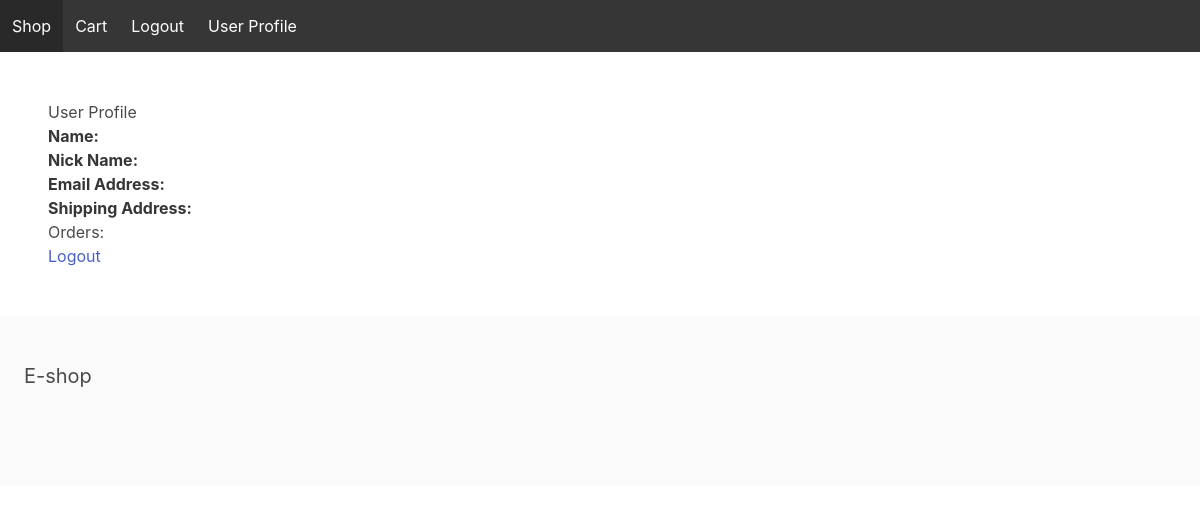
Before: /user_profile/ (signed in) with the older database file.
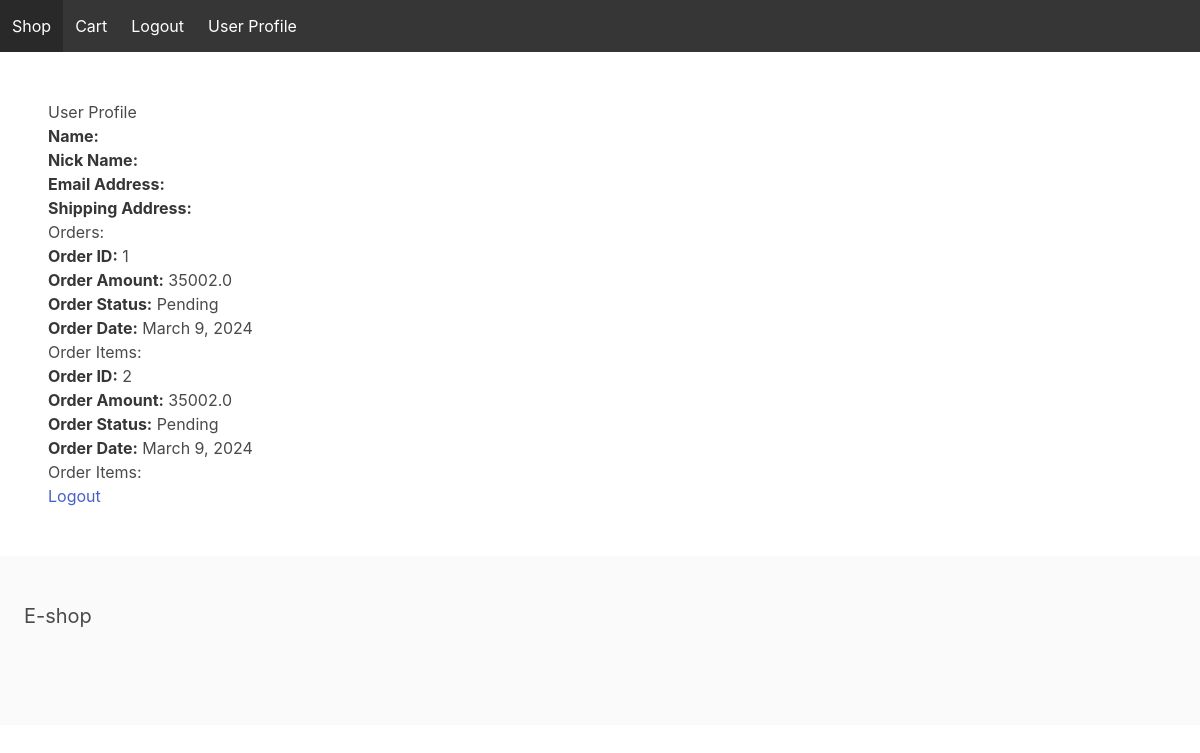
After: the same page with the newer database file.
### store/models.py (models this page shows)
class Order(models.Model):
    orderID = models.IntegerField(primary_key=True)
    userID = models.ForeignKey(CustomUser, on_delete=models.CASCADE)
    purchaseDate = models.DateField(auto_now_add=True)
    orderAmount = models.FloatField(default=0)
    orderStatus = models.CharField(max_length=255)

### store/views.py (the view)
# urls.py: path('user_profile/', user_profile, name='user_profile'),
def user_profile(request):
    user = request.user
    orders = Order.objects.filter(userID_id=user.userID)
    context = {
        'user': user,
        'orders': orders
    }
    return render(request, 'user_profile.html', context)

### templates/user_profile.html (shortened to what this page needs)
{% extends 'base.html' %}
{% block content %}
<h2>User Profile</h2>
<p><strong>Name:</strong> {{ user.name }}</p>
<p><strong>Nick Name:</strong> {{ user.nickName }}</p>
<p><strong>Email Address:</strong> {{ user.emailAddress }}</p>
<p><strong>Shipping Address:</strong> {{ user.shippingAddress }}</p>
<h2>Orders:</h2>
{% for order in orders %}
    <p><strong>Order ID:</strong> {{ order.orderID }}</p>
    <p><strong>Order Amount:</strong> {{ order.orderAmount }}</p>
    <p><strong>Order Status:</strong> {{ order.orderStatus }}</p>
    <p><strong>Order Date:</strong> {{ order.purchaseDate }}</p>
    <h3>Order Items:</h3>
{% endfor %}
<a href="{% url 'logout' %}">Logout</a>
{% endblock %}

Changed rows visible on the page:
added Order: orderID "1", orderAmount "35002.0", orderStatus "Pending", purchaseDate "March 9, 2024"
added Order: orderID "2", orderAmount "35002.0", orderStatus "Pending", purchaseDate "March 9, 2024"
